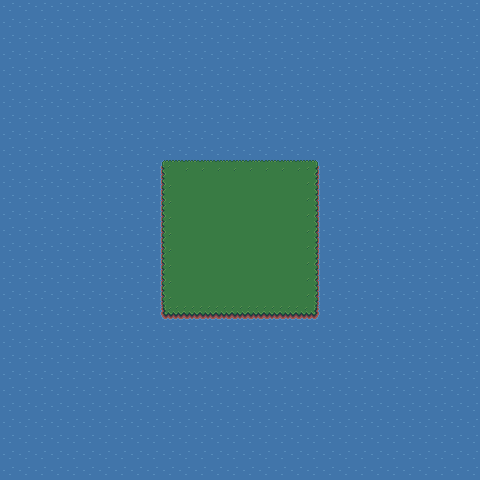

This is a level from a 2D game, rendered from its Tiled map with the project's own tilesets. A one-line summary and the complete map file follow:
An orthogonal 30x30 tile map with 16x16 px tiles, 1 tile layer (floor).

<map version="1.10" tiledversion="1.11.2" orientation="orthogonal" renderorder="right-down" width="30" height="30" tilewidth="16" tileheight="16" infinite="0" nextlayerid="2" nextobjectid="1">
 <tileset firstgid="1" source="../images/floor.tsx" />
 <layer id="1" name="floor" width="30" height="30">
  <data encoding="csv">
98,98,98,98,98,98,98,98,98,98,98,98,98,98,98,98,98,98,98,98,98,98,98,98,98,98,98,98,98,98,
98,98,98,98,98,98,98,98,98,98,98,98,98,98,98,98,98,98,98,98,98,98,98,98,98,98,98,98,98,98,
98,98,98,98,98,98,98,98,98,98,98,98,98,98,98,98,98,98,98,98,98,98,98,98,98,98,98,98,98,98,
98,98,98,98,98,98,98,98,98,98,98,98,98,98,98,98,98,98,98,98,98,98,98,98,98,98,98,98,98,98,
98,98,98,98,98,98,98,98,98,98,98,98,98,98,98,98,98,98,98,98,98,98,98,98,98,98,98,98,98,98,
98,98,98,98,98,98,98,98,98,98,98,98,98,98,98,98,98,98,98,98,98,98,98,98,98,98,98,98,98,98,
98,98,98,98,98,98,98,98,98,98,98,98,98,98,98,98,98,98,98,98,98,98,98,98,98,98,98,98,98,98,
98,98,98,98,98,98,98,98,98,98,98,98,98,98,98,98,98,98,98,98,98,98,98,98,98,98,98,98,98,98,
98,98,98,98,98,98,98,98,98,98,98,98,98,98,98,98,98,98,98,98,98,98,98,98,98,98,98,98,98,98,
98,98,98,98,98,98,98,98,98,98,98,98,98,98,98,98,98,98,98,98,98,98,98,98,98,98,98,98,98,98,
98,98,98,98,98,98,98,98,98,98,4,5,5,5,5,5,5,5,5,6,98,98,98,98,98,98,98,98,98,98,
98,98,98,98,98,98,98,98,98,98,36,97,97,97,97,97,97,97,97,38,98,98,98,98,98,98,98,98,98,98,
98,98,98,98,98,98,98,98,98,98,36,97,97,97,97,97,97,97,97,38,98,98,98,98,98,98,98,98,98,98,
98,98,98,98,98,98,98,98,98,98,36,97,97,97,97,97,97,97,97,38,98,98,98,98,98,98,98,98,98,98,
98,98,98,98,98,98,98,98,98,98,36,97,97,97,97,97,97,97,97,38,98,98,98,98,98,98,98,98,98,98,
98,98,98,98,98,98,98,98,98,98,36,97,97,97,97,97,97,97,97,38,98,98,98,98,98,98,98,98,98,98,
98,98,98,98,98,98,98,98,98,98,36,97,97,97,97,97,97,97,97,38,98,98,98,98,98,98,98,98,98,98,
98,98,98,98,98,98,98,98,98,98,36,97,97,97,97,97,97,97,97,38,98,98,98,98,98,98,98,98,98,98,
98,98,98,98,98,98,98,98,98,98,36,97,97,97,97,97,97,97,97,38,98,98,98,98,98,98,98,98,98,98,
98,98,98,98,98,98,98,98,98,98,68,2,2,2,2,2,2,2,2,70,98,98,98,98,98,98,98,98,98,98,
98,98,98,98,98,98,98,98,98,98,98,98,98,98,98,98,98,98,98,98,98,98,98,98,98,98,98,98,98,98,
98,98,98,98,98,98,98,98,98,98,98,98,98,98,98,98,98,98,98,98,98,98,98,98,98,98,98,98,98,98,
98,98,98,98,98,98,98,98,98,98,98,98,98,98,98,98,98,98,98,98,98,98,98,98,98,98,98,98,98,98,
98,98,98,98,98,98,98,98,98,98,98,98,98,98,98,98,98,98,98,98,98,98,98,98,98,98,98,98,98,98,
98,98,98,98,98,98,98,98,98,98,98,98,98,98,98,98,98,98,98,98,98,98,98,98,98,98,98,98,98,98,
98,98,98,98,98,98,98,98,98,98,98,98,98,98,98,98,98,98,98,98,98,98,98,98,98,98,98,98,98,98,
98,98,98,98,98,98,98,98,98,98,98,98,98,98,98,98,98,98,98,98,98,98,98,98,98,98,98,98,98,98,
98,98,98,98,98,98,98,98,98,98,98,98,98,98,98,98,98,98,98,98,98,98,98,98,98,98,98,98,98,98,
98,98,98,98,98,98,98,98,98,98,98,98,98,98,98,98,98,98,98,98,98,98,98,98,98,98,98,98,98,98,
98,98,98,98,98,98,98,98,98,98,98,98,98,98,98,98,98,98,98,98,98,98,98,98,98,98,98,98,98,98
</data>
 </layer>
</map>
